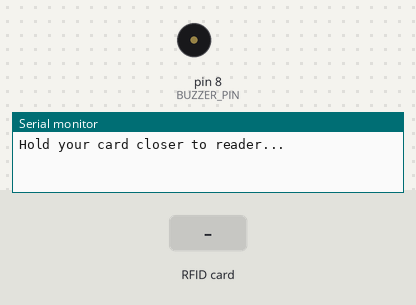
Recording of a sketch running on a simulated Arduino Uno, built with avr-gcc and run on an emulated ATmega328P. Parts: buzzer (waves = sounding, pin HIGH), the last lines printed to the serial monitor. Inputs (shaded band) come from the test bench. Pins used as bus, display or sensor lines are not drawn.

Above: at 1.2 s.
1.3 s: RFID card E3 B9 CD C9 held to the reader
At 2.4 s:
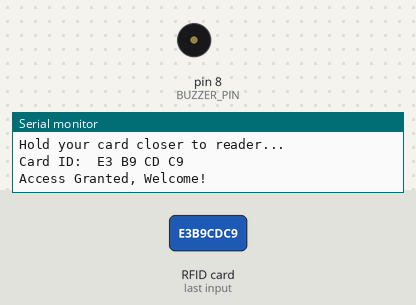
2.9 s: RFID card 5E 7A 19 C4 held to the reader
At 4.42 s:
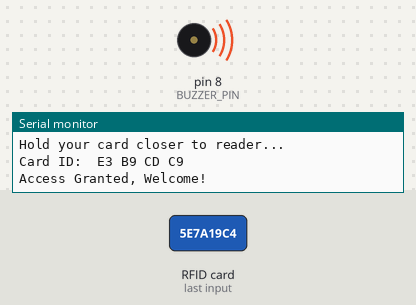
Timing chart, 0 to 6.1 s (numbered marks = the images above; inputs shaded):
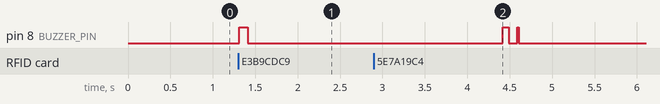

Measured:
- after the input at 1.3 s, pin 8 (BUZZER_PIN): LOW → HIGH at once, → LOW 0.10 s later
- after the input at 2.9 s, pin 8 (BUZZER_PIN): alternates HIGH for 0.05 s and LOW for 0.10 s, 4 changes in all, then stays LOW, starting after 1.5 s

The sketch:

Auth.ino
```cpp
#include <SPI.h>
#include <MFRC522.h>

#define RST_PIN 9
#define SS_PIN 10
#define BUZZER_PIN 8

MFRC522 rfid(SS_PIN, RST_PIN);

void buzzer(int n) {
  for (int i = 1; i <= n; i++) {
    digitalWrite(BUZZER_PIN, HIGH);
    if (n > 1) {
      delay(20);
    } else {
      delay(50);
    }
    digitalWrite(BUZZER_PIN, LOW);
    if (n > 1) {
      delay(100);
    }
  }
}

void setup() {
  Serial.begin(9600);
  SPI.begin();
  rfid.PCD_Init();
  delay(4);
  Serial.println("Hold your card closer to reader...");
  pinMode(BUZZER_PIN, OUTPUT);
}

void loop() {
  if (!rfid.PICC_IsNewCardPresent()) {
    return;
  }
  if (!rfid.PICC_ReadCardSerial()) {
    return;
  }
  buzzer(1);
  Serial.print("Card ID: ");
  String cardID = "";
  for (byte i =0; i < rfid.uid.size; i++ ) {
    Serial.print(rfid.uid.uidByte[i] < 0x10 ? " 0" : " ");
    Serial.print(rfid.uid.uidByte[i], HEX);
    cardID.concat(String(rfid.uid.uidByte[i] < 0x10 ? " 0" : " "));
    cardID.concat(String(rfid.uid.uidByte[i], HEX));
  }
  Serial.println();

  cardID.toUpperCase();
  if (cardID.substring(1) == "E3 B9 CD C9") {
    buzzer(1);
    Serial.println("Access Granted, Welcome!");
    Serial.println();
    delay(3000);
  }
  else {
    Serial.println("Access Denied. Unauthorized card.");
    Serial.println();
    buzzer(2);
    delay(3000);
  }

}
```
